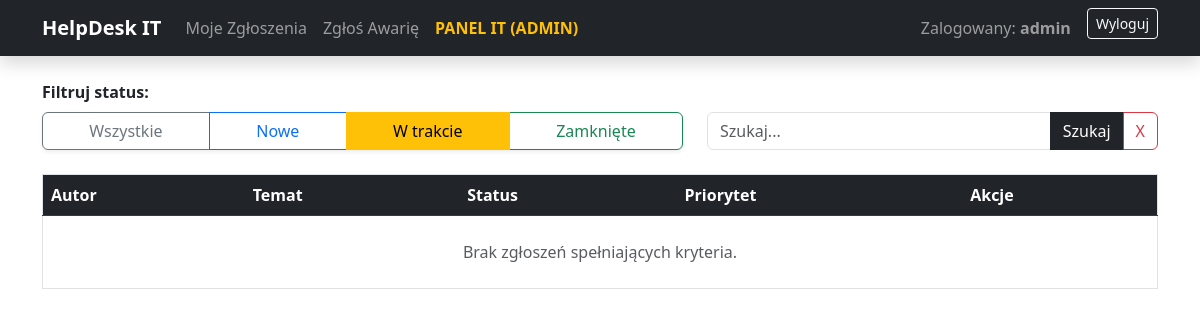
Page /panel-it/?status=w_trakcie&q= (signed in) on the earlier database version.
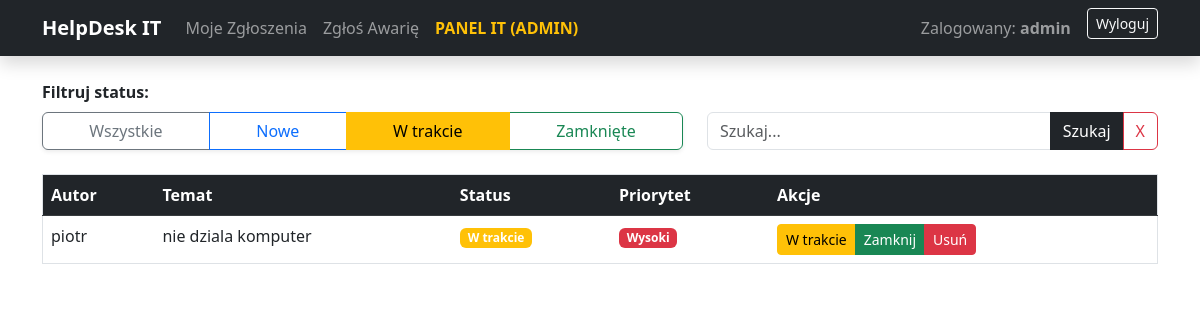
Same page on the later database version.
### zgloszenia/models.py (models this page shows, shortened)
class Zgloszenie(models.Model):
    KATEGORIE = [
        ('sprzet', 'Sprzęt'),
        ('oprogramowanie', 'Oprogramowanie'),
        ('net', 'Internet'),
    ]
    PRIORYTETY = [
        ('niski', 'Niski'),
        ('wysoki', 'Wysoki'),
    ]
    STATUSY = [
        ('nowe', 'Nowe'),
        ('w_trakcie', 'W trakcie'),
        ('zamkniete', 'Zamknięte'),
    ]
    tytul = models.CharField(max_length=200, verbose_name='Tytuł awarii')
    opis = models.TextField(verbose_name='Opis awarii')
    kategoria = models.CharField(max_length=20, choices=KATEGORIE, default='sprzet')
    priorytet = models.CharField(max_length=20, choices=PRIORYTETY, default='niski')
    status = models.CharField(max_length=20, choices=STATUSY, default='nowe')
    data_utworzenia = models.DateTimeField(auto_now_add=True)
    autor = models.ForeignKey(User, on_delete=models.CASCADE)
    class Meta:
        verbose_name = 'Zgłoszenie'
        verbose_name_plural = 'Zgłoszenia'

### zgloszenia/views.py (the view)
# urls.py: path('panel-it/', views.panel_administratora, name='panel_administratora'),
@login_required
@user_passes_test(czy_admin)
def panel_administratora(request):
    zgloszenia = Zgloszenie.objects.all().order_by('-data_utworzenia')
    wybrany_status = request.GET.get('status', '')
    szukana_fraza = request.GET.get('q', '')
    if wybrany_status:
        zgloszenia = zgloszenia.filter(status=wybrany_status)
    if szukana_fraza:
        zgloszenia = zgloszenia.filter(
            models.Q(tytul__icontains=szukana_fraza) |
            models.Q(opis__icontains=szukana_fraza)
        )
    context = {
        'zgloszenia': zgloszenia,
        'wybrany_status': wybrany_status,
        'szukana_fraza': szukana_fraza,
    }
    return render(request, 'zgloszenia/panel_admina.html', context)

### zgloszenia/views.py (called while the page is built)
def czy_admin(user):
    return user.is_staff

### zgloszenia/templates/zgloszenia/panel_admina.html (shortened to what this page needs)
{% extends 'base.html' %}
{% block content %}
<div class="row align-items-end mb-4">
    <div class="col-md-7">
        <label class="form-label fw-bold">Filtruj status:</label>
        <div class="btn-group d-flex shadow-sm">
            <a href="?status=&q={{ szukana_fraza }}"
               class="btn btn-outline-secondary {% if not wybrany_status %}active{% endif %}">Wszystkie</a>
            <a href="?status=nowe&q={{ szukana_fraza }}"
               class="btn btn-outline-primary {% if wybrany_status == 'nowe' %}active{% endif %}">Nowe</a>
            <a href="?status=w_trakcie&q={{ szukana_fraza }}"
               class="btn btn-outline-warning {% if wybrany_status == 'w_trakcie' %}active{% endif %}">W trakcie</a>
            <a href="?status=zamkniete&q={{ szukana_fraza }}"
               class="btn btn-outline-success {% if wybrany_status == 'zamkniete' %}active{% endif %}">Zamknięte</a>
        </div>
    </div>
    <div class="col-md-5">
        <form method="get" class="d-flex">
            <div class="input-group">
                <input type="text" name="q" class="form-control" placeholder="Szukaj..." value="{{ szukana_fraza }}">
                <button class="btn btn-dark" type="submit">Szukaj</button>
                <a href="{% url 'panel_administratora' %}" class="btn btn-outline-danger">X</a>
            </div>
        </form>
    </div>
</div>
<table class="table table-hover border">
    <thead class="table-dark">
        <tr>
            <th>Autor</th>
            <th>Temat</th>
            <th>Status</th>
            <th>Priorytet</th>
            <th>Akcje</th>
        </tr>
    </thead>
    <tbody>
        {% for z in zgloszenia %}
        <tr>
            <td>{{ z.autor.username }}</td>
            <td>{{ z.tytul }}</td>
            <td>
                <span class="badge
                    {% if z.status == 'nowe' %}bg-primary{% elif z.status == 'w_trakcie' %}bg-warning{% else %}bg-success{% endif %}">
                    {{ z.get_status_display }}
                </span>
            </td>
            <td>
                <span class="badge {% if z.priorytet == 'wysoki' %}bg-danger{% else %}bg-info{% endif %}">
                    {{ z.get_priorytet_display }}
                </span>
            </td>
            <td>
                <div class="btn-group">
                    <a href="{% url 'zmien_status' z.pk 'w_trakcie' %}" class="btn btn-sm btn-warning">W trakcie</a>
                    <a href="{% url 'zmien_status' z.pk 'zamkniete' %}" class="btn btn-sm btn-success">Zamknij</a>
                    <a href="{% url 'usun_zgloszenie' z.pk %}" class="btn btn-sm btn-danger"
                        onclick="return confirm('Czy na pewno chcesz trwale usunąć to zgłoszenie?')">Usuń</a>
                </div>
            </td>
        </tr>
        {% empty %}
        <tr>
            <td colspan="5" class="text-center text-muted p-4">Brak zgłoszeń spełniających kryteria.</td>
        </tr>
        {% endfor %}
    </tbody>
</table>
{% endblock %}

Differences in the rows shown:
added Zgloszenie: autor.username "piotr", tytul "nie dziala komputer", status "W trakcie", priorytet "Wysoki"
Other differences:
text no longer shown: "Brak zgłoszeń spełniających kryteria."
